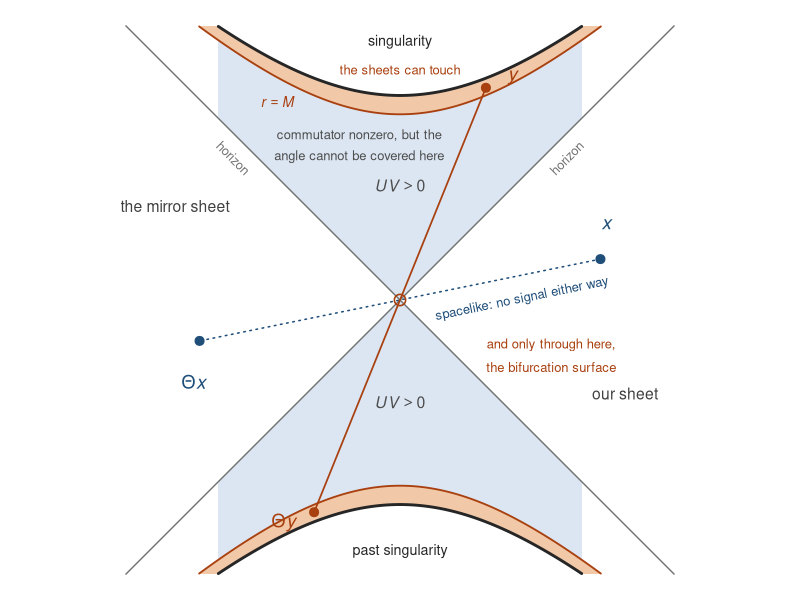
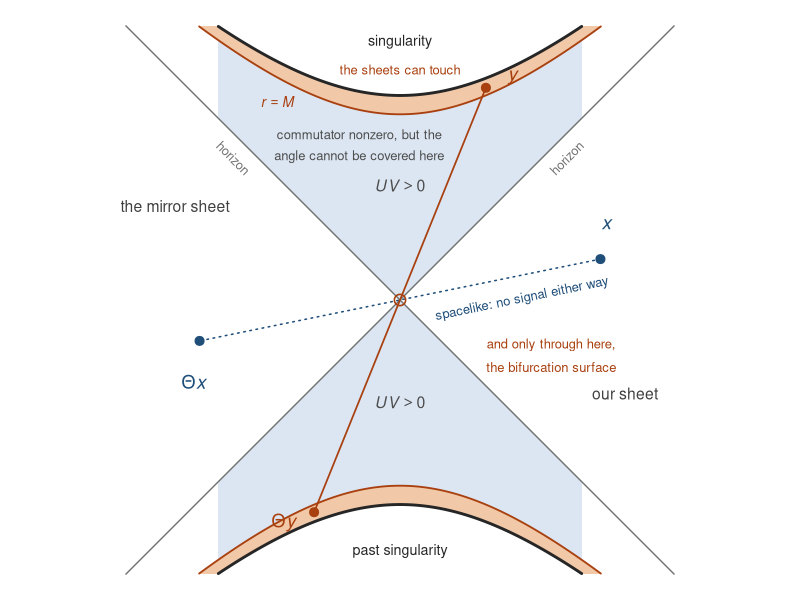

Write the R code that produced these figures, in order.
#!/usr/bin/env Rscript
# fig_kruskal_contact.R -- the companion's one geometric claim, drawn.
#
# Kruskal diagram of an eternal hole, U = T - X and V = T + X, so UV = T^2 - X^2.
# The fold's wedge reflection J is (T,X) -> (-T,-X): it swaps the two exteriors and
# swaps the two interiors. Under it dU = 2U and dV = 2V, so the cross-sheet commutator
# goes as UV and vanishes identically wherever UV < 0, which is both exteriors.
#
# That is the two-dimensional statement. In four dimensions the fold also sends the unit
# vector n to -n, so a point and its image are ANTIPODAL on the sphere and a connecting
# curve must cover pi of angle. Causality caps the angular path at
#     Dphi_max(r) = 2 pi - 4 asin sqrt(r/2M),
# which reaches pi at r = M. So contact reaches the inner half of the hole, and for an
# uncharged one it is confined there; at charge the exclusion is open, as A.15 records. And
# the boundary drawn here is exact, not schematic. A.15 and pinch_4d_exact.R.

M <- 1
UV       <- function(r) (1 - r/(2*M))*exp(r/(2*M))
dphi_max <- function(r) 2*pi - 4*asin(sqrt(r/(2*M)))
r_c      <- 2*M*sin(pi/4)^2
UV_c     <- UV(r_c)
stopifnot(abs(r_c - M) < 1e-12, abs(dphi_max(r_c) - pi) < 1e-12,
          abs(UV_c - sqrt(exp(1))/2) < 1e-12)
cat(sprintf("  contact for r <= %.4f M, i.e. UV >= %.4f, singularity at UV = 1\n", r_c/M, UV_c))

L <- 1.34
ink <- "grey15"; horiz <- "grey45"; fill <- "#dce6f2"; band <- "#f2c9a8"
warm <- "#a8400f"; cool <- "#1f4e79"

hyp <- function(c, s) { x <- seq(-L, L, length.out=600)
                        t <- s*sqrt(c + x^2); k <- abs(t) <= L; list(x=x[k], t=t[k]) }

draw <- function() {
  par(mar=c(0.2,0.2,0.2,0.2), xpd=NA)
  plot(NA, xlim=c(-L,L), ylim=c(-L,L), asp=1, axes=FALSE, xlab="", ylab="")

  xs <- seq(-L, L, length.out=500)
  for (s in c(1,-1)) {                                   # UV > 0: both interiors
    tt <- s*sqrt(1 + xs^2); keep <- abs(tt) <= L
    polygon(c(xs[keep], rev(xs[keep])), c(tt[keep], rev(s*abs(xs[keep]))), col=fill, border=NA)
  }
  for (s in c(1,-1)) {                                   # the contact band, r <= M
    a <- hyp(UV_c, s); b <- hyp(1, s)
    polygon(c(a$x, rev(b$x)), c(a$t, rev(b$t)), col=band, border=NA)
    lines(a$x, a$t, col=warm, lwd=1.8)
  }

  segments(-L,-L, L, L, col=horiz, lwd=1.4)
  segments(-L, L, L,-L, col=horiz, lwd=1.4)
  for (s in c(1,-1)) { b <- hyp(1, s); lines(b$x, b$t, lwd=2.8, col=ink) }

  px <- 0.98; pt <- 0.20                                 # exterior pair: spacelike
  segments(px, pt, -px, -pt, col=cool, lty=3, lwd=1.5)
  points(c(px,-px), c(pt,-pt), pch=19, cex=1.2, col=cool)
  text(px+0.03, pt+0.17, expression(italic(x)), cex=1.15, col=cool)
  text(-px-0.03, -pt-0.20, expression(Theta*italic(x)), cex=1.15, col=cool)
  # Slid a tenth of a unit along its own line, which is where the dotted curve wants it anyway:
  # at the old start the descending horizon came down through the leading "s".
  text(0.598, 0.005, "spacelike: no signal either way", cex=0.78, col=cool, srt=11.6)

  qx <- 0.42; qt <- sqrt(0.90 + qx^2)                    # interior pair, inside the band
  segments(qx, qt, -qx, -qt, col=warm, lwd=1.7)
  points(c(qx,-qx), c(qt,-qt), pch=19, cex=1.2, col=warm)
  text(qx+0.13, qt+0.05, expression(italic(y)), cex=1.15, col=warm)
  text(-qx-0.15, -qt-0.05, expression(Theta*italic(y)), cex=1.15, col=warm)

  text( 1.10, -0.46, "our sheet", cex=0.94, col="grey25")
  text(-1.10,  0.46, "the mirror sheet", cex=0.94, col="grey25")
  # WHERE THE TEXT SITS, and why it is not where it used to be (2026-09-30). Every label below
  # was placed by solving for the clear space rather than by eye, because at r = 1 the interior
  # is only as wide as it is tall and four labels were being written through by the figure's own
  # lines. The three boundaries that matter, in user units:
  #   the horizons          x = +y and x = -y
  #   the singularities     t = +/- sqrt(1 + x^2)
  #   the contact geodesic  x = 0.4048 t, from (0.42, 1.0375) to (-0.42, -1.0375)
  # At height y the future interior runs from -y to +y and the geodesic splits it at 0.4048 y,
  # so the clear part is the LEFT 1.4048 y of it. Everything that has to be a sentence goes
  # there; short labels keep the axis.
  text( 0.00,  1.26,  "singularity", cex=0.86, col=ink)
  text( 0.00, -1.23,  "past singularity", cex=0.86, col=ink)
  # Above the singularity, not on it: the curve rises to t = 1.039 at the ends of this label,
  # which is what used to strike out the word "touch".
  text( 0.00,  1.125, "the sheets can touch", cex=0.78, col=warm)
  text( 0.00,  0.56,  expression(italic(UV) > 0), cex=0.95, col="grey30")
  # These two ran across the whole interior on the axis, so the geodesic crossed one and both
  # horizons crossed the other. Left of the geodesic, at the height the lower line sits, the
  # clear width is 0.939 of a unit against the 0.806 the wider line needs.
  text(-0.199, 0.805, "commutator nonzero, but the", cex=0.78, col="grey30")
  text(-0.199, 0.700, "angle cannot be covered here", cex=0.78, col="grey30")
  text( 0.00, -0.50,  expression(italic(UV) > 0), cex=0.95, col="grey30")
  # Centred 0.085 of a unit from the diagonal it names, measured perpendicular, and on the
  # exterior side of it: about 8 point of white. At the old position the line ran through it.
  text( 0.815, 0.695, "horizon", cex=0.78, col=horiz, srt=45)
  text(-0.815, 0.695, "horizon", cex=0.78, col=horiz, srt=-45)
  # Off the axis to the left, under the warm curve it names and away from the geodesic, which is
  # the same colour and would otherwise be the nearer line.
  text(-0.60,  0.97,  expression(italic(r) == italic(M)), cex=0.84, col=warm)
  points(0, 0, pch=1, cex=1.5, col=warm, lwd=1.6)
  # Clear of the descending horizon, which used to come down through the "t" of the second line.
  text(0.74, -0.22, "and only through here,", cex=0.78, col=warm)
  text(0.74, -0.33, "the bifurcation surface", cex=0.78, col=warm)
}

for (f in c("papers/2_over_the_horizon/fig_companion_kruskal.pdf","papers/2_over_the_horizon/fig_companion_kruskal.png")) {
  if (grepl("pdf$", f)) pdf(f, width=6.4, height=6.0) else png(f, width=960, height=900, res=150)
  draw(); invisible(dev.off()); cat("  wrote", f, "\n")
}
